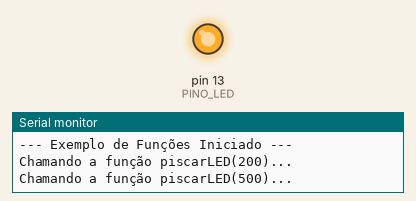
Bench run of a sketch on a simulated Arduino Uno, built with avr-gcc and run on an emulated ATmega328P. On the bench: output pins drawn as LEDs (lit = HIGH), the last lines printed to the serial monitor.

Above: at 0.6 s.
At 5.5 s:
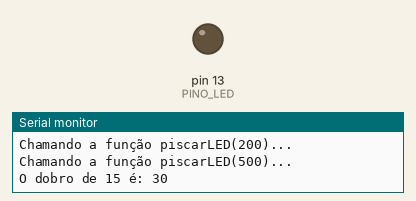
Timing chart, 0 to 7.8 s (numbered marks = the images above):
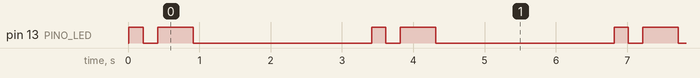

Measured:
- by itself, pin 13 (PINO_LED): repeats every 3.4 s: LOW 0.20 s, HIGH 0.50 s, LOW 2.5 s, HIGH 0.20 s
- by itself, everything shown: repeats every 3.4 s, in 4 steps

The sketch:

Declaracao_e_Uso.ino
```cpp
/*
 * Exemplo: Declaração e Uso de Funções
 * Autor: Deividson Luiz Okopnik
 * Placa: Arduino Uno
 *
 * Descrição:
 * Este código demonstra como criar e utilizar funções personalizadas para
 * organizar o código, evitar repetição e melhorar a legibilidade.
 * O exemplo utiliza funções para piscar um LED e para calcular o dobro de um número.
 *
 * Componentes Necessários:
 * - 1x Arduino Uno
 * - 1x LED (qualquer cor)
 * - 1x Resistor de 220 Ohm (para o LED)
 * - Jumpers
 *
 * Instruções de Ligação (Wiring):
 * 1. LED:
 *    a. Ânodo (perna mais longa) do LED -> Resistor de 220 Ohm -> Pino Digital 13 do Arduino.
 *    b. Catodo (perna mais curta) do LED -> Pino GND do Arduino.
 *
 * Observações:
 * Funções são blocos de código que realizam uma tarefa específica. Elas são
 * essenciais para a modularização e reutilização de código.
 */

// Definição do pino do LED
#define PINO_LED 13

// -----------------------------------------------------------------------------
// 1. Protótipos de Funções (Opcional, mas boa prática)
// Informa ao compilador que essas funções existem e serão definidas mais tarde.
void piscarLED(int tempo);
int calcularDobro(int numero);

// -----------------------------------------------------------------------------

void setup() {
  pinMode(PINO_LED, OUTPUT);
  Serial.begin(9600);
  Serial.println("--- Exemplo de Funções Iniciado ---");
}

void loop() {
  // 2. Chamada de Funções

  // Chama a função para piscar o LED rapidamente (200ms)
  Serial.println("Chamando a função piscarLED(200)...");
  piscarLED(200);

  // Chama a função para piscar o LED lentamente (500ms)
  Serial.println("Chamando a função piscarLED(500)...");
  piscarLED(500);

  // Chama a função que retorna um valor
  int resultado = calcularDobro(15);
  Serial.print("O dobro de 15 é: ");
  Serial.println(resultado);

  // Pausa longa antes de repetir
  delay(2000);
}

// -----------------------------------------------------------------------------
// 3. Definição das Funções

/**
 * Função para piscar o LED no PINO_LED.
 * @param tempo O tempo (em milissegundos) que o LED ficará ligado e desligado.
 */
void piscarLED(int tempo) {
  digitalWrite(PINO_LED, HIGH);
  delay(tempo);
  digitalWrite(PINO_LED, LOW);
  delay(tempo);
}

/**
 * Função que calcula e retorna o dobro de um número inteiro.
 * @param numero O número inteiro a ser dobrado.
 * @return O resultado da multiplicação por 2.
 */
int calcularDobro(int numero) {
  return numero * 2;
}
```
